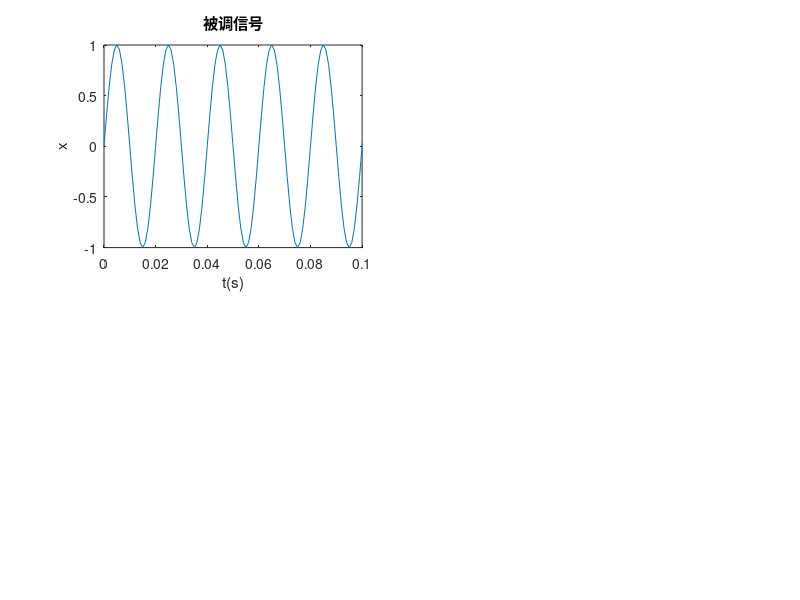

This figure's MATLAB source: (Note: this script raises an error after producing the figure.)
Fs=1000;
Fc=400;
N=1000;
n=0:N-2;
t=n/Fs;
x=sin(2*pi*50*t);
subplot(2,2,1);
plot(t,x);
xlabel('t(s)');
ylabel('x');
title('被调信号');
axis([0 0.1 -1 1]);


Nfft=1024;
windows=hamming(512);
noverlap=256;
dflang='none';
[Pxx,f]=pwelch(x,window,noverlap,Nfft,Fs);
subplot(2,2,2);
plot(f,Pxx);
xlabel('频率(HZ)');
ylabel('功率谱(X)');
title('被调信号的功率谱');
grid


y=modulate(x,Fc,Fs,'am');
subplot(2,2,3);
plot(t,y);
xlabel('t(s)');
ylabel('y');
axis([0 0.1 -1 1]);
title('已调信号');

[Pxx,f]=pwelch(y,window,noverlap,1024,Fs);
subplot(2,2,4);
plot(f,Pxx);
xlabel('频率(Hz)');
ylabel('功率谱(Y)');
title('已调信号的功率谱');
grid
